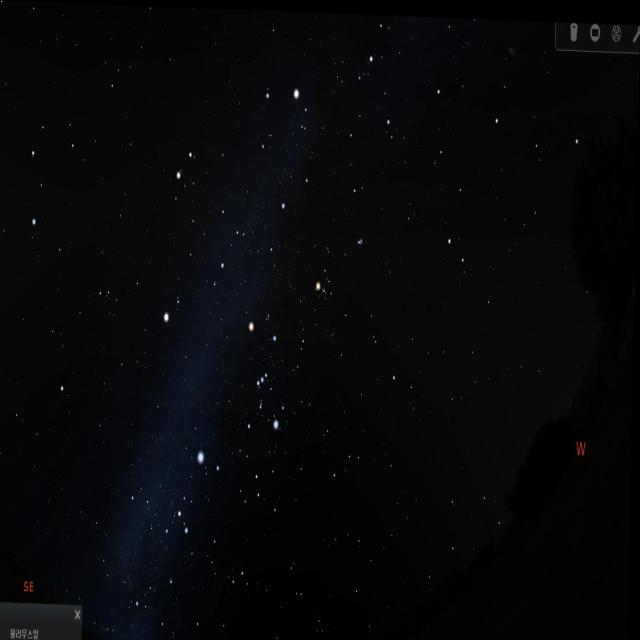
#> input picture PythonStarConstellationsDemo/stars and constellation.v1i.yolo26/train/images/2022-01-03-00-00-00-s_png_jpg.rf.22d68c124deeecdaad46ca07f4c8ad3b.jpg, 640 x 640 px
$ python -i Triangulation.py   (imports and definitions only)
#> lines starting #> are read from the running program, lines starting #| are printed output that depends on the picture; after the words box and inside, x2 and y2 are one past the last pixel; in counts of white or black regions, pixels touching at a corner belong together
#> further down, picture is the input picture: shape (640, 640, 3); mean B, G, R 9.2, 7.6, 7
import cv2
import numpy as np
from scipy.spatial import Delaunay
from typing import Tuple, Optional

from DataLoader import load_dataset_split


def extract_stars_and_triangulate(
    roi_image: np.ndarray,
    max_stars: int = 10
) -> Tuple[np.ndarray, np.ndarray, Optional[np.ndarray]]:
    """
    Detects star centroids and their relative brightness in a clean ROI using
    Morphological Top-Hat and a noise-floor threshold, then computes Delaunay triangulation.

    Returns:
        (top_stars, star_brightnesses, triangles)
    """
#> called with max_stars = 10
    if roi_image.size == 0:
        return np.empty((0, 2), dtype=np.float32), np.empty((0,), dtype=np.float32), None

    gray = cv2.cvtColor(roi_image, cv2.COLOR_BGR2GRAY)

    # Morphological Top-Hat isolates point-like stars and suppresses background
    kernel = cv2.getStructuringElement(cv2.MORPH_ELLIPSE, (9, 9))
    tophat = cv2.morphologyEx(gray, cv2.MORPH_TOPHAT, kernel)
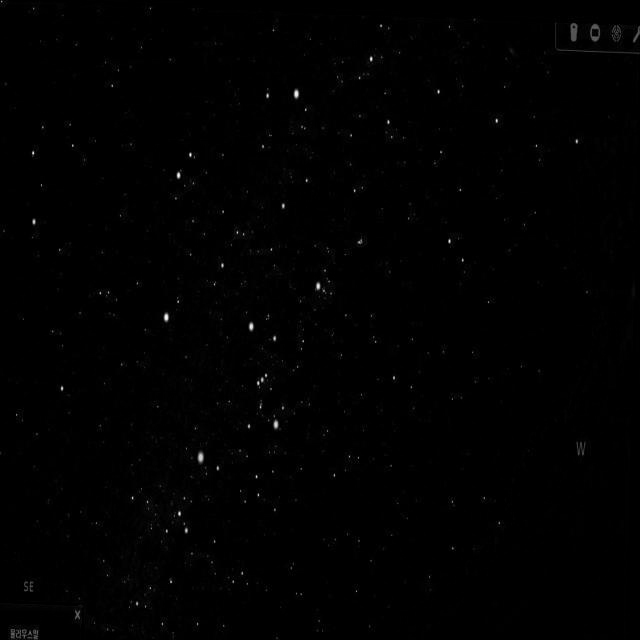
#> tophat: shape (640, 640); min 0, max 250, mean 1.2

    # Use a consistent threshold above the median noise floor
    bg_median = float(np.median(tophat))
#> bg_median = 0
    thresh_val = bg_median + 18.0
#> thresh_val = 18

    _, binary = cv2.threshold(tophat, thresh_val, 255, cv2.THRESH_BINARY)
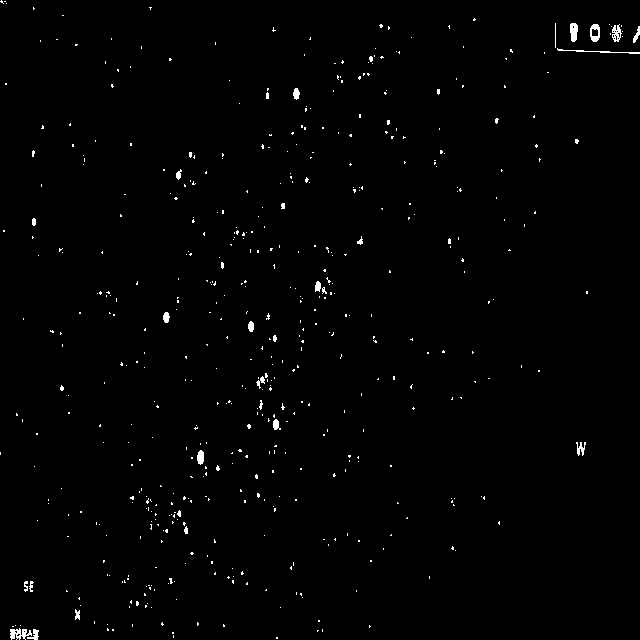
#> binary: shape (640, 640); 0.88% white in thin lines or dots
    contours, _ = cv2.findContours(binary, cv2.RETR_EXTERNAL, cv2.CHAIN_APPROX_SIMPLE)
#> contours = 534 contours, 517 with area under 20; largest, box (x1, y1, x2, y2) and area: (590, 24, 600, 42) 132, (10, 628, 32, 640) 117, (570, 23, 578, 42) 103, (612, 24, 622, 42) 94, (197, 450, 204, 465) 66

    star_candidates = []
    for cnt in contours:
        x, y, w, h = cv2.boundingRect(cnt)

        # Filter out large non-star artifacts
        if w > 15 or h > 15:
            continue

        cx = x + w / 2.0
        cy = y + h / 2.0

        star_patch = tophat[y:y+h, x:x+w]
        # Integrated flux (sum of intensities) gives a much more accurate brightness ranking than single peak
        integrated_brightness = float(np.sum(star_patch)) if star_patch.size > 0 else 0.0

        star_candidates.append((integrated_brightness, cx, cy))
#> this loop made 534 passes
#> (cnt, x, y, w, h, cx, cy, star_patch) on passes 1 to 3: ([[276, 637], [276, 638], [277, 638], [277, 637]], 276, 637, 2, 2, 277, 638, [[31, 31], [33, 34]]), ([[173, 635], [173, 637]], 173, 635, 1, 3, 173.5, 636.5, [19, 24, 22]), ([[172, 632], [172, 633], [173, 633], [173, 632]], 172, 632, 2, 2, 173, 633, [[31, 42], [20, 28]])
#> after the loop, star_candidates = 527 items, first 6: (129, 277, 638), (65, 173.5, 636.5), (121, 173, 633), (86, 318, 631), (108, 322.5, 630.5), (142, 113, 630)

    # Rank by brightness descending and keep top N stars
    star_candidates.sort(reverse=True)

    if not star_candidates:
        return np.empty((0, 2), dtype=np.float32), np.empty((0,), dtype=np.float32), None

    selected = star_candidates[:max_stars]
#> selected = [(8547, 200.5, 457.5), (6959, 296.5, 94), (6619, 166.5, 317.5), (6029, 277, 424.5), (5708, 251, 326.5), (5043, 318, 286.5), (4760, 33, 634.5), (4377, 260.5, 382.5), (4062, 179, 174.5), (3638, 581, 449)]
    top_stars = np.array([(cx, cy) for _, cx, cy in selected], dtype=np.float32)
#> top_stars = [[200.5, 457.5], [296.5, 94], [166.5, 317.5], [277, 424.5], [251, 326.5], [318, 286.5], [33, 634.5], [260.5, 382.5], [179, 174.5], [581, 449]]

    raw_brightnesses = np.array([b for b, _, _ in selected], dtype=np.float32)
#> raw_brightnesses = [8547, 6959, 6619, 6029, 5708, 5043, 4760, 4377, 4062, 3638]
    max_b = float(np.max(raw_brightnesses))
#> max_b = 8547
    star_brightnesses = raw_brightnesses / max_b if max_b > 0 else raw_brightnesses
#> star_brightnesses = [1, 0.814, 0.774, 0.705, 0.668, 0.59, 0.557, 0.512, 0.475, 0.426]

    triangles = None
    if len(top_stars) >= 3:
        try:
            tri = Delaunay(top_stars)
            triangles = tri.simplices
#> triangles = 14 rows, first 8: [0, 9, 6], [0, 3, 9], [5, 1, 9], [3, 5, 9], [5, 8, 1], [2, 0, 6], [8, 2, 6], [4, 8, 5]
        except Exception:
            triangles = None

    return top_stars, star_brightnesses, triangles


# [45 lines left out: function draw_delaunay_on_full_image, not called in this run]


# [45 lines not run here, left out]

>>> import cv2
>>> picture = cv2.imread('stars and constellation.v1i.yolo26/train/images/2022-01-03-00-00-00-s_png_jpg.rf.22d68c124deeecdaad46ca07f4c8ad3b.jpg')
>>> result = extract_stars_and_triangulate(picture)
#> result = 3 point arrays, longest 14 points
